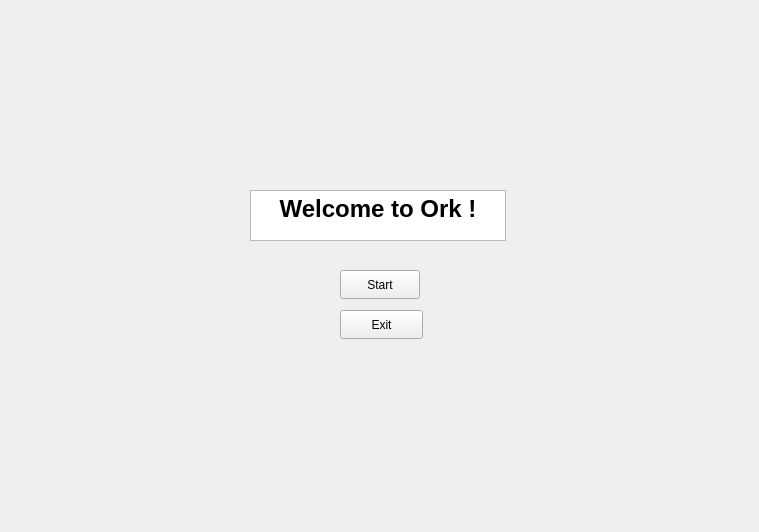
<?xml version="1.0" encoding="UTF-8"?>
<ui version="4.0">
 <class>MainWindow</class>
 <widget class="QMainWindow" name="MainWindow">
  <property name="geometry">
   <rect>
    <x>0</x>
    <y>0</y>
    <width>759</width>
    <height>532</height>
   </rect>
  </property>
  <property name="windowTitle">
   <string>Ork</string>
  </property>
  <widget class="QWidget" name="centralwidget">
   <widget class="QPushButton" name="start">
    <property name="geometry">
     <rect>
      <x>340</x>
      <y>270</y>
      <width>80</width>
      <height>29</height>
     </rect>
    </property>
    <property name="text">
     <string>Start</string>
    </property>
   </widget>
   <widget class="QTextBrowser" name="textBrowser">
    <property name="geometry">
     <rect>
      <x>250</x>
      <y>190</y>
      <width>256</width>
      <height>51</height>
     </rect>
    </property>
    <property name="font">
     <font>
      <pointsize>18</pointsize>
      <bold>true</bold>
     </font>
    </property>
    <property name="readOnly">
     <bool>true</bool>
    </property>
    <property name="html">
     <string>&lt;!DOCTYPE HTML PUBLIC &quot;-//W3C//DTD HTML 4.0//EN&quot; &quot;http://www.w3.org/TR/REC-html40/strict.dtd&quot;&gt;
&lt;html&gt;&lt;head&gt;&lt;meta name=&quot;qrichtext&quot; content=&quot;1&quot; /&gt;&lt;meta charset=&quot;utf-8&quot; /&gt;&lt;style type=&quot;text/css&quot;&gt;
p, li { white-space: pre-wrap; }
&lt;/style&gt;&lt;/head&gt;&lt;body style=&quot; font-family:'Segoe UI'; font-size:18pt; font-weight:700; font-style:normal;&quot;&gt;
&lt;p align=&quot;center&quot; style=&quot; margin-top:0px; margin-bottom:0px; margin-left:0px; margin-right:0px; -qt-block-indent:0; text-indent:0px;&quot;&gt;Welcome to Ork !&lt;/p&gt;&lt;/body&gt;&lt;/html&gt;</string>
    </property>
   </widget>
   <widget class="QPushButton" name="exit">
    <property name="geometry">
     <rect>
      <x>340</x>
      <y>310</y>
      <width>83</width>
      <height>29</height>
     </rect>
    </property>
    <property name="text">
     <string>Exit</string>
    </property>
   </widget>
  </widget>
 </widget>
 <resources/>
 <connections/>
</ui>
